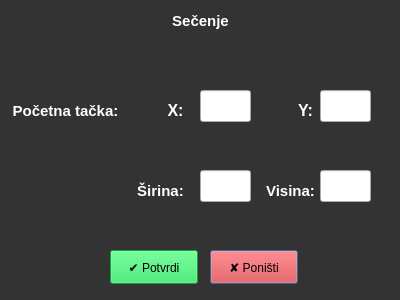
<?xml version="1.0" encoding="UTF-8"?>
<ui version="4.0">
 <class>cropDialog</class>
 <widget class="QDialog" name="cropDialog">
  <property name="geometry">
   <rect>
    <x>0</x>
    <y>0</y>
    <width>400</width>
    <height>300</height>
   </rect>
  </property>
  <property name="windowTitle">
   <string>Dialog</string>
  </property>
  <property name="styleSheet">
   <string notr="true">QDialog{
	background-color: #333333;
	color: white;
}</string>
  </property>
  <widget class="QLabel" name="secenje">
   <property name="geometry">
    <rect>
     <x>0</x>
     <y>0</y>
     <width>401</width>
     <height>41</height>
    </rect>
   </property>
   <property name="font">
    <font>
     <pointsize>11</pointsize>
     <weight>75</weight>
     <bold>true</bold>
    </font>
   </property>
   <property name="styleSheet">
    <string notr="true">QLabel{
	Color: white;
}</string>
   </property>
   <property name="text">
    <string>Sečenje</string>
   </property>
   <property name="alignment">
    <set>Qt::AlignCenter</set>
   </property>
  </widget>
  <widget class="QLabel" name="pocetnaTacka">
   <property name="geometry">
    <rect>
     <x>0</x>
     <y>90</y>
     <width>131</width>
     <height>41</height>
    </rect>
   </property>
   <property name="font">
    <font>
     <pointsize>11</pointsize>
     <weight>75</weight>
     <bold>true</bold>
    </font>
   </property>
   <property name="styleSheet">
    <string notr="true">QLabel{
	Color: white;
}</string>
   </property>
   <property name="text">
    <string>Početna tačka:</string>
   </property>
   <property name="alignment">
    <set>Qt::AlignCenter</set>
   </property>
  </widget>
  <widget class="QLabel" name="x">
   <property name="geometry">
    <rect>
     <x>150</x>
     <y>90</y>
     <width>51</width>
     <height>41</height>
    </rect>
   </property>
   <property name="font">
    <font>
     <pointsize>12</pointsize>
     <weight>75</weight>
     <bold>true</bold>
    </font>
   </property>
   <property name="styleSheet">
    <string notr="true">QLabel{
	Color: white;
}</string>
   </property>
   <property name="text">
    <string>X:</string>
   </property>
   <property name="alignment">
    <set>Qt::AlignCenter</set>
   </property>
  </widget>
  <widget class="QLineEdit" name="xKoord">
   <property name="geometry">
    <rect>
     <x>200</x>
     <y>90</y>
     <width>51</width>
     <height>32</height>
    </rect>
   </property>
  </widget>
  <widget class="QLabel" name="y">
   <property name="geometry">
    <rect>
     <x>280</x>
     <y>90</y>
     <width>51</width>
     <height>41</height>
    </rect>
   </property>
   <property name="font">
    <font>
     <pointsize>12</pointsize>
     <weight>75</weight>
     <bold>true</bold>
    </font>
   </property>
   <property name="styleSheet">
    <string notr="true">QLabel{
	Color: white;
}</string>
   </property>
   <property name="text">
    <string>Y:</string>
   </property>
   <property name="alignment">
    <set>Qt::AlignCenter</set>
   </property>
  </widget>
  <widget class="QLineEdit" name="yKoord">
   <property name="geometry">
    <rect>
     <x>320</x>
     <y>90</y>
     <width>51</width>
     <height>32</height>
    </rect>
   </property>
  </widget>
  <widget class="QLabel" name="sirinaLabela">
   <property name="geometry">
    <rect>
     <x>120</x>
     <y>170</y>
     <width>81</width>
     <height>41</height>
    </rect>
   </property>
   <property name="font">
    <font>
     <pointsize>11</pointsize>
     <weight>75</weight>
     <bold>true</bold>
    </font>
   </property>
   <property name="styleSheet">
    <string notr="true">QLabel{
	Color: white;
}</string>
   </property>
   <property name="text">
    <string>Širina:</string>
   </property>
   <property name="alignment">
    <set>Qt::AlignCenter</set>
   </property>
  </widget>
  <widget class="QLineEdit" name="sirina">
   <property name="geometry">
    <rect>
     <x>200</x>
     <y>170</y>
     <width>51</width>
     <height>32</height>
    </rect>
   </property>
  </widget>
  <widget class="QLabel" name="visinaLabela">
   <property name="geometry">
    <rect>
     <x>250</x>
     <y>170</y>
     <width>81</width>
     <height>41</height>
    </rect>
   </property>
   <property name="font">
    <font>
     <pointsize>11</pointsize>
     <weight>75</weight>
     <bold>true</bold>
    </font>
   </property>
   <property name="styleSheet">
    <string notr="true">QLabel{
	Color: white;
}</string>
   </property>
   <property name="text">
    <string>Visina:</string>
   </property>
   <property name="alignment">
    <set>Qt::AlignCenter</set>
   </property>
  </widget>
  <widget class="QLineEdit" name="visina">
   <property name="geometry">
    <rect>
     <x>320</x>
     <y>170</y>
     <width>51</width>
     <height>32</height>
    </rect>
   </property>
  </widget>
  <widget class="QPushButton" name="ponisti">
   <property name="geometry">
    <rect>
     <x>210</x>
     <y>250</y>
     <width>88</width>
     <height>34</height>
    </rect>
   </property>
   <property name="styleSheet">
    <string notr="true">QPushButton{
	Background-color: #e83131;
}</string>
   </property>
   <property name="text">
    <string>✘ Poništi</string>
   </property>
  </widget>
  <widget class="QPushButton" name="potvrdi">
   <property name="geometry">
    <rect>
     <x>110</x>
     <y>250</y>
     <width>88</width>
     <height>34</height>
    </rect>
   </property>
   <property name="styleSheet">
    <string notr="true">QPushButton{
	Background-color: #21de57;
}</string>
   </property>
   <property name="text">
    <string>✔ Potvrdi</string>
   </property>
  </widget>
 </widget>
 <resources/>
 <connections>
  <connection>
   <sender>potvrdi</sender>
   <signal>clicked()</signal>
   <receiver>cropDialog</receiver>
   <slot>accept()</slot>
   <hints>
    <hint type="sourcelabel">
     <x>153</x>
     <y>266</y>
    </hint>
    <hint type="destinationlabel">
     <x>199</x>
     <y>149</y>
    </hint>
   </hints>
  </connection>
  <connection>
   <sender>ponisti</sender>
   <signal>clicked()</signal>
   <receiver>cropDialog</receiver>
   <slot>reject()</slot>
   <hints>
    <hint type="sourcelabel">
     <x>253</x>
     <y>266</y>
    </hint>
    <hint type="destinationlabel">
     <x>199</x>
     <y>149</y>
    </hint>
   </hints>
  </connection>
 </connections>
</ui>
